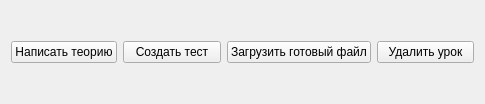
<?xml version="1.0" encoding="UTF-8"?>
<ui version="4.0">
 <class>Form</class>
 <widget class="QWidget" name="Form">
  <property name="geometry">
   <rect>
    <x>0</x>
    <y>0</y>
    <width>485</width>
    <height>104</height>
   </rect>
  </property>
  <property name="windowTitle">
   <string>Form</string>
  </property>
  <layout class="QVBoxLayout" name="verticalLayout">
   <item>
    <layout class="QHBoxLayout" name="horizontalLayout">
     <item>
      <widget class="QPushButton" name="btn_creat_theority">
       <property name="text">
        <string>Написать теорию</string>
       </property>
      </widget>
     </item>
     <item>
      <widget class="QPushButton" name="btn_create_test">
       <property name="text">
        <string>Создать тест</string>
       </property>
      </widget>
     </item>
     <item>
      <widget class="QPushButton" name="btn_upload_file">
       <property name="text">
        <string>Загрузить готовый файл</string>
       </property>
      </widget>
     </item>
     <item>
      <widget class="QPushButton" name="pushButton">
       <property name="text">
        <string>Удалить урок</string>
       </property>
      </widget>
     </item>
    </layout>
   </item>
  </layout>
 </widget>
 <resources/>
 <connections/>
</ui>
